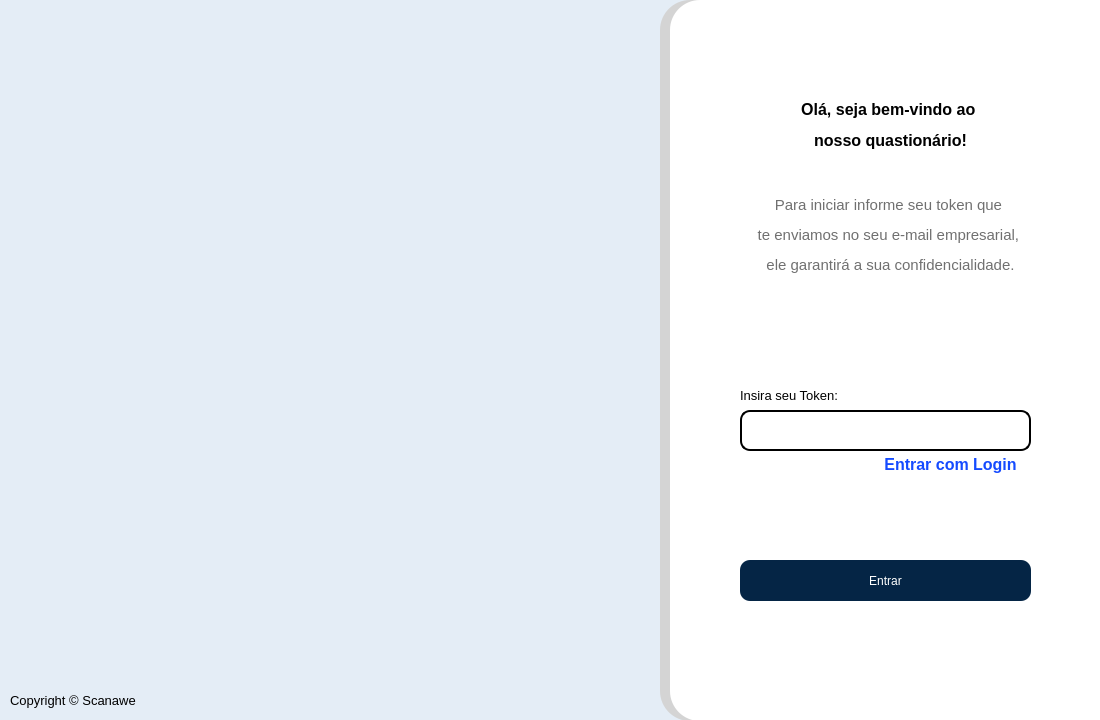
<?xml version="1.0" encoding="UTF-8"?>
<ui version="4.0">
 <class>Dialog</class>
 <widget class="QDialog" name="Dialog">
  <property name="geometry">
   <rect>
    <x>0</x>
    <y>0</y>
    <width>1100</width>
    <height>720</height>
   </rect>
  </property>
  <property name="minimumSize">
   <size>
    <width>1100</width>
    <height>720</height>
   </size>
  </property>
  <property name="maximumSize">
   <size>
    <width>1100</width>
    <height>720</height>
   </size>
  </property>
  <property name="windowTitle">
   <string>Dialog</string>
  </property>
  <widget class="QLabel" name="fromaLogin">
   <property name="geometry">
    <rect>
     <x>-10</x>
     <y>-10</y>
     <width>1181</width>
     <height>758</height>
    </rect>
   </property>
   <property name="styleSheet">
    <string notr="true">background-color: rgb(228, 237, 246);</string>
   </property>
   <property name="text">
    <string/>
   </property>
  </widget>
  <widget class="QLabel" name="label_2">
   <property name="geometry">
    <rect>
     <x>670</x>
     <y>0</y>
     <width>521</width>
     <height>721</height>
    </rect>
   </property>
   <property name="whatsThis">
    <string>&lt;html&gt;border-radius: 10px 0 0 10px;&lt;/html&gt;</string>
   </property>
   <property name="styleSheet">
    <string notr="true">background-color: rgb(255, 255, 255);
border-radius: 30px;</string>
   </property>
   <property name="text">
    <string/>
   </property>
  </widget>
  <widget class="QPushButton" name="btnToken">
   <property name="geometry">
    <rect>
     <x>740</x>
     <y>560</y>
     <width>291</width>
     <height>41</height>
    </rect>
   </property>
   <property name="styleSheet">
    <string notr="true">QPushButton{
	border: none;
	background-color: rgb(5, 37, 69);
	color: white;
	border-radius: 10px;  
}
QPushButton:hover{
	border: 1.5px solid rgb(5, 37, 69);
	background-color: none;
	color: rgb(5, 37, 69);
}</string>
   </property>
   <property name="text">
    <string>Entrar</string>
   </property>
  </widget>
  <widget class="QLineEdit" name="inputUsuario">
   <property name="geometry">
    <rect>
     <x>740</x>
     <y>410</y>
     <width>291</width>
     <height>41</height>
    </rect>
   </property>
   <property name="font">
    <font>
     <family>Calibri Light</family>
     <pointsize>11</pointsize>
    </font>
   </property>
   <property name="styleSheet">
    <string notr="true">QLineEdit {
	border: 1.5px solid rgb(45, 45, 45);
	border-radius: 10px;
	padding: 5px;
	border-color: rgb(0, 0, 0);
}
QLineEdit:hover {
	border: 1.5px solid rgb(55, 55, 55);
	border-color: rgb(6, 31, 255);
}</string>
   </property>
   <property name="text">
    <string/>
   </property>
  </widget>
  <widget class="QLabel" name="label">
   <property name="geometry">
    <rect>
     <x>740</x>
     <y>380</y>
     <width>171</width>
     <height>31</height>
    </rect>
   </property>
   <property name="text">
    <string>&lt;html&gt;&lt;head/&gt;&lt;body&gt;&lt;p&gt;&lt;span style=&quot; font-size:10pt;&quot;&gt;Insira seu Token:&lt;/span&gt;&lt;span style=&quot; font-size:14pt;&quot;/&gt;&lt;/p&gt;&lt;/body&gt;&lt;/html&gt;</string>
   </property>
  </widget>
  <widget class="QLabel" name="label_3">
   <property name="geometry">
    <rect>
     <x>720</x>
     <y>40</y>
     <width>341</width>
     <height>171</height>
    </rect>
   </property>
   <property name="text">
    <string>&lt;html&gt;&lt;head/&gt;&lt;body&gt;&lt;p align=&quot;center&quot;&gt;&lt;span style=&quot; font-size:12pt; font-weight:600;&quot;&gt;Olá, seja bem-vindo ao &lt;/span&gt;&lt;/p&gt;&lt;p align=&quot;center&quot;&gt;&lt;span style=&quot; font-size:12pt; font-weight:600;&quot;&gt;nosso quastionário!&lt;/span&gt;&lt;/p&gt;&lt;/body&gt;&lt;/html&gt;</string>
   </property>
  </widget>
  <widget class="QLabel" name="label_4">
   <property name="geometry">
    <rect>
     <x>710</x>
     <y>190</y>
     <width>361</width>
     <height>91</height>
    </rect>
   </property>
   <property name="text">
    <string>&lt;html&gt;&lt;head/&gt;&lt;body&gt;&lt;p align=&quot;center&quot;&gt;&lt;span style=&quot; font-size:11pt; color:#707070;&quot;&gt;Para iniciar informe seu token que &lt;/span&gt;&lt;/p&gt;&lt;p align=&quot;center&quot;&gt;&lt;span style=&quot; font-size:11pt; color:#707070;&quot;&gt;te enviamos no seu e-mail empresarial, &lt;/span&gt;&lt;/p&gt;&lt;p align=&quot;center&quot;&gt;&lt;span style=&quot; font-size:11pt; color:#707070;&quot;&gt;ele garantirá a sua confidencialidade.&lt;/span&gt;&lt;/p&gt;&lt;/body&gt;&lt;/html&gt;</string>
   </property>
  </widget>
  <widget class="QPushButton" name="buttonLogin">
   <property name="geometry">
    <rect>
     <x>870</x>
     <y>450</y>
     <width>161</width>
     <height>28</height>
    </rect>
   </property>
   <property name="styleSheet">
    <string notr="true">QPushButton{
	border: none;
	font-weight: bold;
	font-size: 16px;
	color: rgb(21, 75, 255);
}

QPushButton:hover{
	color: rgb(0, 0, 0);
}</string>
   </property>
   <property name="text">
    <string>Entrar com Login</string>
   </property>
  </widget>
  <widget class="QLabel" name="label_5">
   <property name="geometry">
    <rect>
     <x>60</x>
     <y>10</y>
     <width>551</width>
     <height>461</height>
    </rect>
   </property>
   <property name="styleSheet">
    <string notr="true">image: url(:/icones/scanawe1a.png);</string>
   </property>
   <property name="text">
    <string/>
   </property>
  </widget>
  <widget class="QLabel" name="label_6">
   <property name="geometry">
    <rect>
     <x>10</x>
     <y>690</y>
     <width>171</width>
     <height>21</height>
    </rect>
   </property>
   <property name="text">
    <string>&lt;html&gt;&lt;head/&gt;&lt;body&gt;&lt;p&gt;&lt;span style=&quot; font-size:10pt;&quot;&gt; Copyright © Scanawe &lt;/span&gt;&lt;/p&gt;&lt;/body&gt;&lt;/html&gt;</string>
   </property>
  </widget>
  <widget class="QLabel" name="label_7">
   <property name="geometry">
    <rect>
     <x>660</x>
     <y>0</y>
     <width>521</width>
     <height>721</height>
    </rect>
   </property>
   <property name="whatsThis">
    <string>&lt;html&gt;border-radius: 10px 0 0 10px;&lt;/html&gt;</string>
   </property>
   <property name="styleSheet">
    <string notr="true">background-color: rgb(212, 212, 212);
border-radius: 30px;</string>
   </property>
   <property name="text">
    <string/>
   </property>
  </widget>
  <zorder>fromaLogin</zorder>
  <zorder>label_7</zorder>
  <zorder>label_2</zorder>
  <zorder>btnToken</zorder>
  <zorder>inputUsuario</zorder>
  <zorder>label</zorder>
  <zorder>label_3</zorder>
  <zorder>label_4</zorder>
  <zorder>buttonLogin</zorder>
  <zorder>label_5</zorder>
  <zorder>label_6</zorder>
 </widget>
 <resources>
  <include location="../Img/img.qrc"/>
  <include location="../Img/img_acessibilidade.qrc"/>
 </resources>
 <connections/>
</ui>
